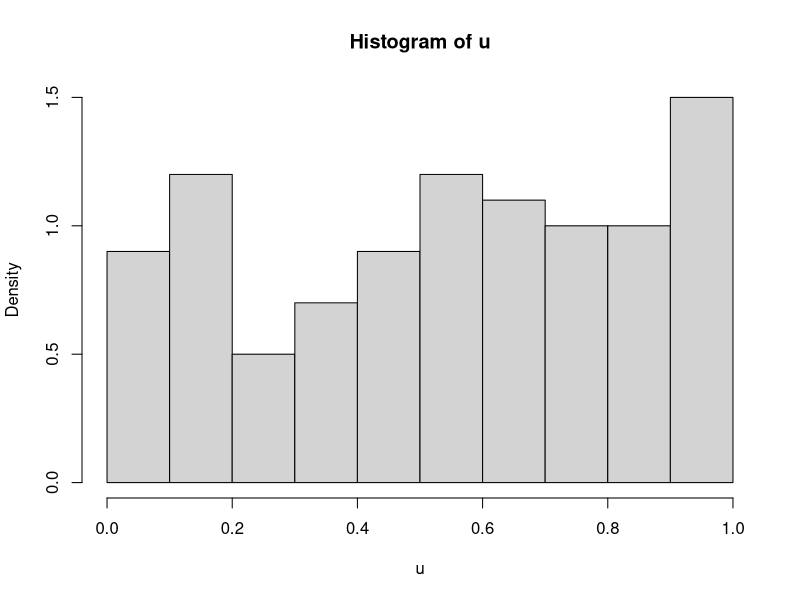
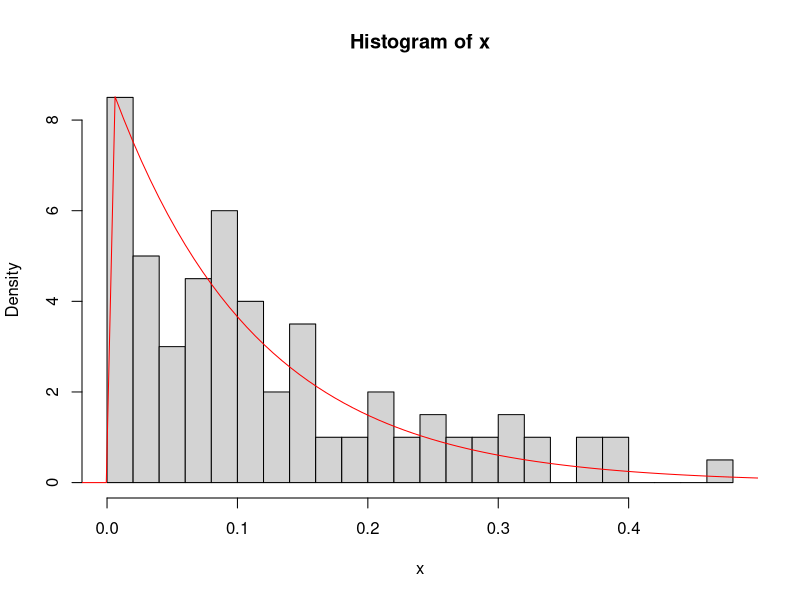
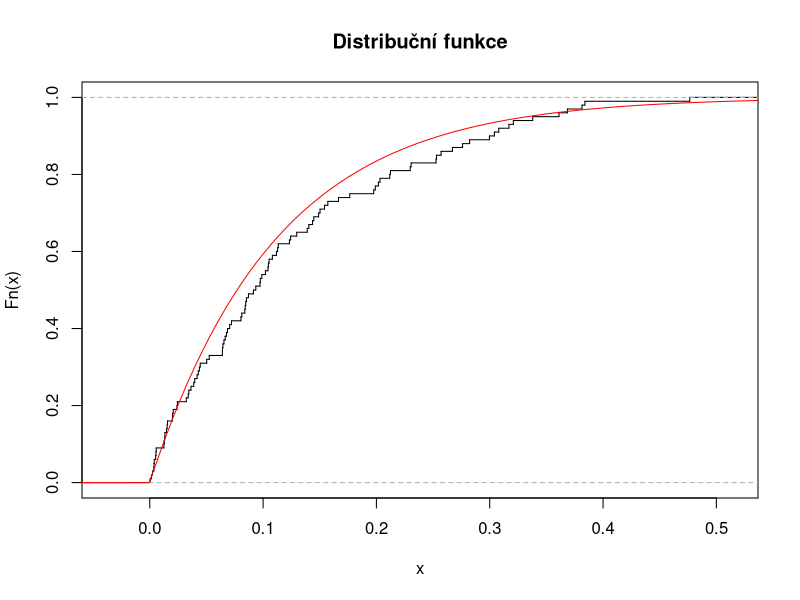
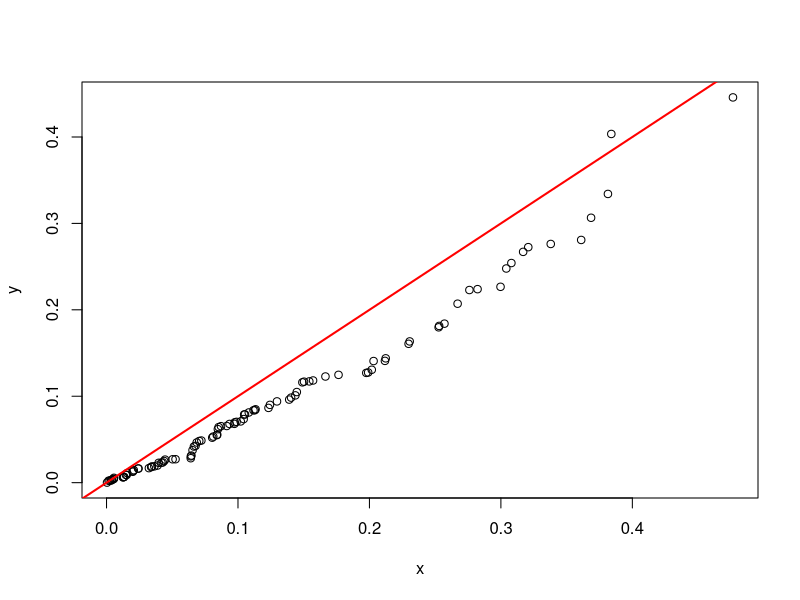
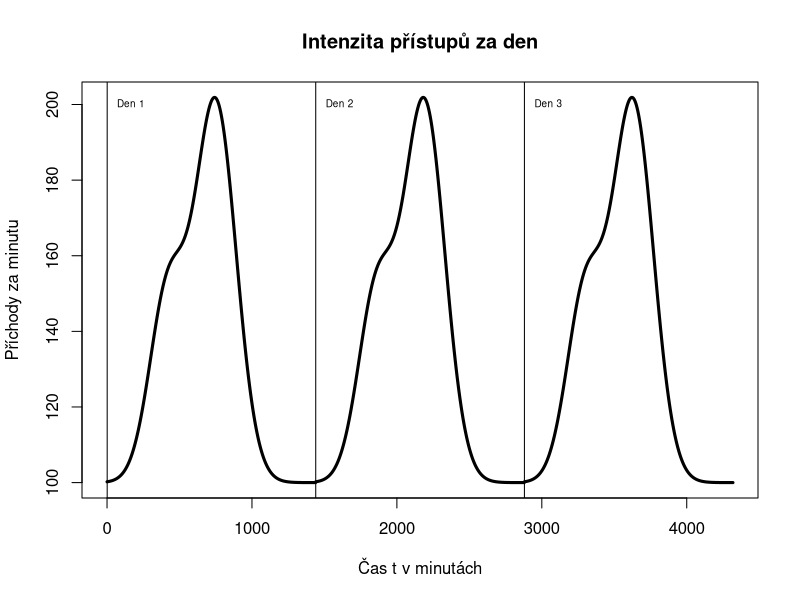
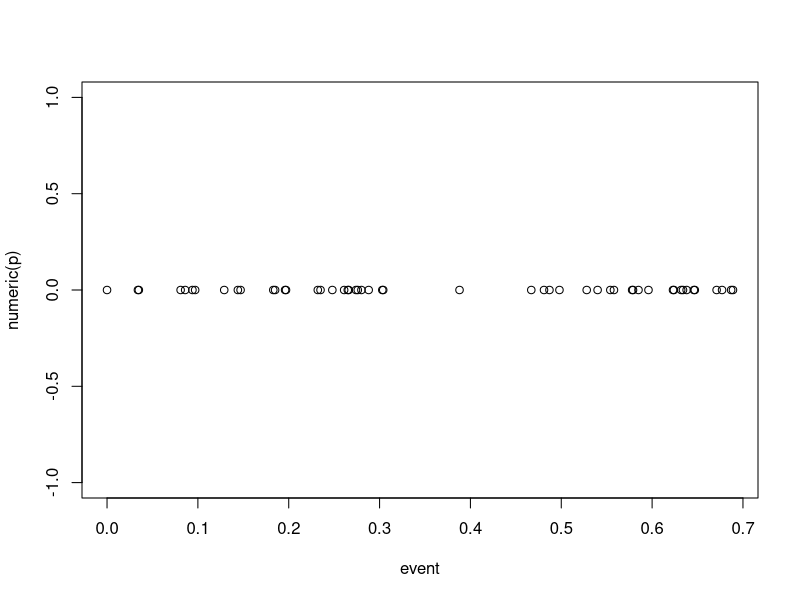
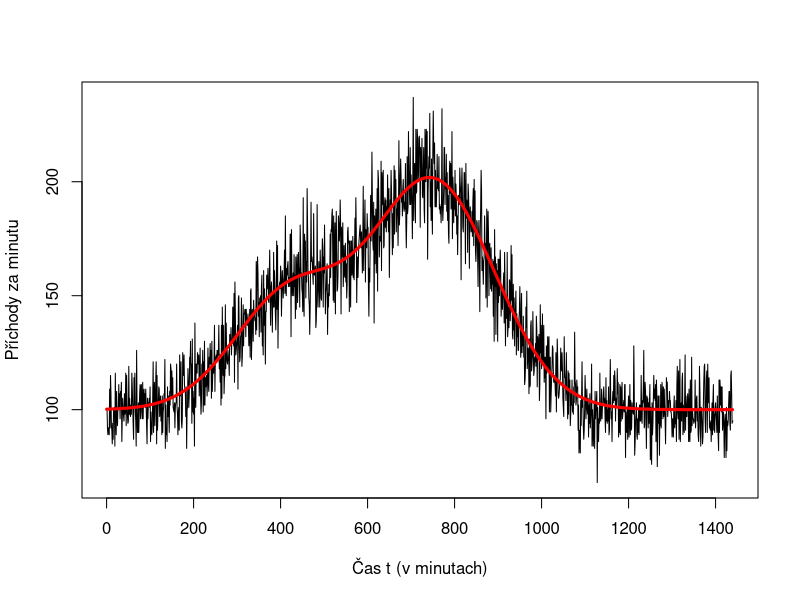
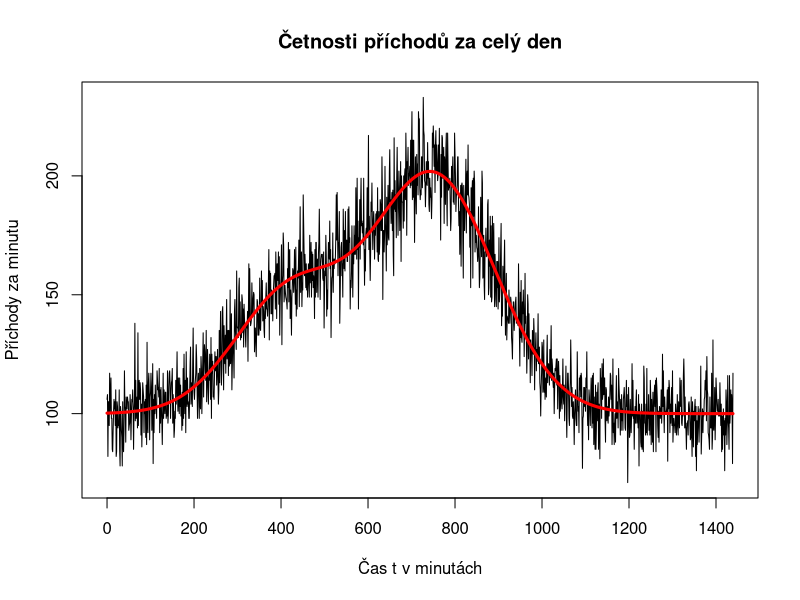

R code for these plots, in order:
`+<-` <- `+` # operator += 
`-<-` <- `-` # operator -=

#TODO: 1.6


# http://en.wikipedia.org/wiki/Exponential_distribution#Generating_exponential_variates
K = nchar('Tomas') # jmeno
L = nchar('Nesrovnal') # prijmeni

#################################################################
# 1

n = K*20
u=runif(n, min=0, max=1) # Generuje n náhodných hodnot z UNIF(0,1)
x=-log(1-u)/L # Exp rozdělení z rovnoměrného inverzní distr. fcí.

#################################################################
# 1.2
hist(u, freq=FALSE)
hist(x, breaks=5*K, freq=FALSE) # Histogram našich hodnot
#help(hist) freq --> logical;
#if TRUE, the histogram graphic is a representation of frequencies, the counts component of the result;
#if FALSE, probability densities, component density, are plotted (so that the histogram has a total area of one).
xWidth=max(x)-min(x) # Rozpětí hodnot
xGrid=seq(min(x)-0.2*xWidth,max(x)+0.2*xWidth,length=n) # vytvoří hodnoty kvantilů (?)
lines (xGrid,dexp(xGrid, rate=L), col='red') # přiloží graf hustoty k histogramu

################################################################
# 1.3
plot(ecdf(x), verticals=TRUE, do.points = FALSE, main="Distribuční funkce") # Opsáno ze zadáni, graf emp. exp. fce
lines (xGrid,pexp(xGrid, rate = L), col='red')  # přiloží graf teoretické fce

################################################################
# 1.4
y=rexp(n, rate=L) # hodnoty ze stejného rozdělení jako se kterým porovnáváme
qqplot(x, y)
abline(0,1, col='red', lwd=2)
#Pokud jsou hodnoty obou rozdělení stejné, ležely by na červené čáře. Hodnoty nejdál od čáry se nejvíce vychylují.

################################################################
# 1.5

################################################################
# 1.6

chisq.test(x, p=y/sum(y)) 

# Chi-squared test for given probabilities
# data:  x
# X-squared = 58.0799, df = 99, p-value = 0.9997
# Warning message:
# In chisq.test(x, p = y/sum(y)) : Chi-squared approximation may be incorrect

#TODO: najit ks.test a zkusit to podle toho

###############################################################
# 2.1
lambda = function(t){100+50*exp(-(t-420)^2/(3600*L))+100*
                     exp(-(L*(-30*L+t-480)^2)/360000)}
t=seq(0,3*(24*60)-1) # prvni perioda
plot(t,lambda(t%%(24*60)),lty="solid",lwd=3,type='l',
     main="Intenzita přístupů za den",
     ylab="Příchody za minutu",
     xlab="Čas t v minutách")
text(0, 200, "Den 1", cex=0.6, pos=4)
text(24*60, 200, "Den 2", cex=0.6, pos=4)
text(24*120, 200, "Den 3", cex=0.6, pos=4)
abline(h = 0, v = 01)
abline(h = 0, v = 24*60)
abline(h = 0, v = 24*120)
###############################################################
# 2.2

p = K*10 # prichod
event = numeric(p) #array TODO: prejmenovat TODO FIXME
s = 10^-3 # krok v case = 1/1000 minuty
t = 0 # time = Aktuální čas

# Cyklus simuluje ubíhající čas (po skocích delta) a na základě
# funkce lambda generuje příchod zákazníka
i = p # budeme delat p prichodu
while (0 < i) {
  # FIXME: tady to chce chytrej komentar jak to funguje
  if (runif(1, min=0, max=1) < lambda(t) * s) {
    `-`(i)<-1 # odebereme jeden prichod
    event[i] = t # oznacime cas udalosti
  }
  `+`(t)<-s # udelame krok v case
} 
plot(event, numeric(p))

#################################################################
# 2.3

day = 24*60
cetnosti_za_minutu = numeric(day) # pro cely den
day_seq = seq(0,day-1)

# V "cestnosti_za_minutu[m]" bude pocet prichodu
# za minutu "m".
# Cely den projdu po krocich "s" a pokud nahodne
# vygenerovane cislo bude pod mez, pridam prisup
# k dane minute. Protoze krok "s" je mensi nez
# minuta, je potreba oriznout desetinnou cast
# od casu "t", abysme dostali cele minuty.
t = day
while (0 < t) {
  if (runif(1, min=0, max=1) < lambda(t) * s) {
    `+`(cetnosti_za_minutu[(t %/% 1)+1])<-1
  }
  `-`(t)<-s
}

#EDUX STYLE
#MMMMMMMMMMMMMMMMMMMMMMMMMMMMMMMMMMMMMMMMMMMMMMMMMMMMMMMMMMMMMMMMMMMMMMMMMMMMMMMMMMMM
lambda = function(t){100+50*exp(-(t-420)^2/(3600*L))+100*
                     exp(-(L*(-30*L+t-480)^2)/360000)}
intensity = max(lambda(day_seq)) # najdeme intenzitu
arrivals = NULL;
posledni_prichod = 0
while (posledni_prichod < day) {
  `+`(posledni_prichod)<-rexp(1, rate = intensity)
  if (runif(1, min=0, max=1) < (lambda (posledni_prichod) / intensity)){
    arrivals = append(arrivals, posledni_prichod)
  }
}
hi = hist(arrivals, plot=FALSE, breaks=day)
plot(hi$counts[hi$mids], type="l", col='black',
     xlab="Čas t (v minutach)",
     ylab="Příchody za minutu")
lines (day_seq, lambda(day_seq), type="l", lwd=3, col="red")

#MMMMMMMMMMMMMMMMMMMMMMMMMMMMMMMMMMMMMMMMMMMMMMMMMMMMMMMMMMMMMMMMMMMMMMMMMMMMMMMMMMMM


# fitwiki style
plot(day_seq, cetnosti_za_minutu, lwd=1, type='l',
      main="Četnosti příchodů za celý den",
      ylab="Příchody za minutu",
      xlab="Čas t v minutách")
lines(day_seq,lambda(day_seq), lwd=3, col='red')

############################################################################
# 3
vezme_kuryra = K/(K+L)  # Ze všech zákazníků K/(K+L) použije kurýrní službu
za_minutu_kuryr = numeric(day) 
za_minutu_posta = numeric(day)
# Cyklus prochází všechny minutové výskyty a spočíta pravděpodobnosti,
# že zákazník použije kurýra
m = day # minuta
while (0 < m) { # pro kazdou minutu po cely den
  o = cetnosti_za_minutu[m] # pocet objednavek za minutu m
  while (0 < o) { # pro vsechny objednavky za tu minutu
    if (runif(1, min=0, max=1) < vezme_kuryra) { # zvoli kuryra?
      `+`(za_minutu_kuryr[m])<-1
    } else { # nebo postu?
      `+`(za_minutu_posta[m])<-1
    }
    `-`(o)<-1
  }
  `-`(m)<-1
}
plot(day_seq,za_minutu_kuryr,lwd=1,col='lightgreen',type='l',
     ylim=c(10,150),
     main="Způsoby dodávky",
     ylab="Četnosti příchodů objednávek",
     xlab="Čas t v minutách")
lines(day_seq,lambda(day_seq)*vezme_kuryra,lwd=3,col='green')
lines(day_seq,za_minutu_posta,lwd=1, col='lightpink',type='l')
# pravdepodovnost, ze vezmou postu je doplnkem k tomu,
# ze vezmou kuryra
lines(day_seq,lambda(day_seq)*(1-vezme_kuryra),lwd=3,col='red')
legend(x=1200,y=150,c("kurýr","pošta"),cex=.8, 
       col=c("green","red"),lty=c(1,1))
